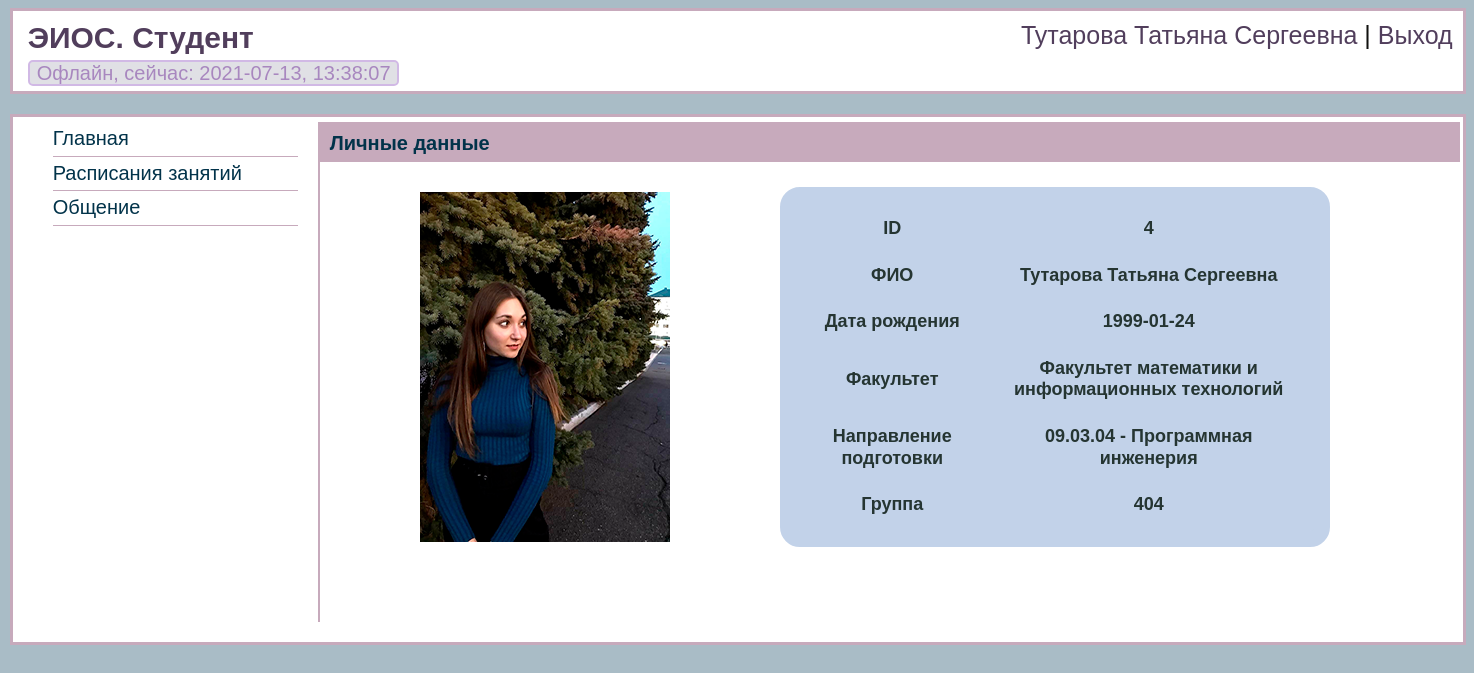
/index_auth.php (signed in), run on the app's committed database.
### tables this page shows
CREATE TABLE `online` (
  `id` int NOT NULL,
  `id_customer` int NOT NULL,
  `lastvisit` int NOT NULL,
  `online_users` int NOT NULL
);

CREATE TABLE `customers` (
  `customer_id` int NOT NULL,
  `login` varchar(80) NOT NULL,
  `password` varchar(80) NOT NULL,
  `status` int NOT NULL,
  `FIO` varchar(100) NOT NULL,
  `happyDate` date NOT NULL,
  `img` varchar(100) NOT NULL
);

CREATE TABLE `faculty` (
  `id_faculty` int NOT NULL,
  `name_faculty` varchar(100) NOT NULL
);

CREATE TABLE `direction_faculty` (
  `id_direction` int NOT NULL,
  `id_faculty` int NOT NULL,
  `name_direction` varchar(100) NOT NULL
);

CREATE TABLE `cus_student` (
  `id_student` int NOT NULL,
  `id_faculty` int NOT NULL,
  `id_direction` int NOT NULL,
  `kurs` int NOT NULL,
  `forma_education` varchar(100) NOT NULL,
  `profile` varchar(100) NOT NULL
);

### include/student_page.php (the view)
<div id="block-parameters">
    <p id="title-page" >Личные данные</p>
</div>
<?php
$id = $_SESSION['auth_customer_id'];
$result = mysqli_query($conn, "SELECT * FROM customers WHERE customer_id = '$id'");
If (mysqli_num_rows($result) > 0){
    $row = mysqli_fetch_array($result);
    $foto = $row['img'];
}
if  ($foto != "" && file_exists("./img/".$foto)){
    $img_path = '../img/'.$foto;
    $width = 250;
    $height = 350;
}else{
    $img_path = "../img/profile.jpg";
    $width = 250;
    $height = 350;
}
$result_1 = mysqli_query($conn, "SELECT * FROM cus_student WHERE id_student = '$id'");
If (mysqli_num_rows($result_1) > 0){
    $row_1 = mysqli_fetch_array($result_1);
}
$id_faculty = $row_1['id_faculty'];
$facul_res = mysqli_query($conn, "SELECT * FROM faculty WHERE id_faculty = '$id_faculty'");
If (mysqli_num_rows($facul_res) > 0){
    $row_faculty = mysqli_fetch_array($facul_res);
}
$id_direction = $row_1['id_direction'];
$direc_res = mysqli_query($conn, "SELECT * FROM direction_faculty WHERE  id_direction = '$id_direction'");
If (mysqli_num_rows($direc_res) > 0){
    $row_direc = mysqli_fetch_array($direc_res);
}
echo '<div id="foto"><img src="'.$img_path.'" width="'.$width.'" height="'.$height .'"></div>';
?>
<div id="cont">
    <div id="textiBD">
    <table>
        <tr><th>ID</th><th><?php echo $row['customer_id'];?></th></tr>
        <tr><th>ФИО</th><th><?php echo $row['FIO'];?></th></tr>
        <tr><th>Дата рождения</th><th><?php echo $row['happyDate'];?></th></tr>
        <tr><th>Факультет</th><th><?php echo $row_faculty['name_faculty'];?></th></tr>
        <tr><th>Направление подготовки</th><th><?php echo $row_direc['name_direction'];?></th></tr>
        <tr><th>Группа</th><th><?php echo $row_1['kurs'];?></th></tr>
    </table>
</div>

### include/block-header.php (shortened to what this page needs)
<?php
if ($_SESSION['auth_status'] == 2)
{
    $id = $_SESSION['auth_customer_id'];
    $result = mysqli_query($conn, "SELECT * FROM online WHERE id_customer = '$id'");
    If (mysqli_num_rows($result) > 0)
    {
        $row = mysqli_fetch_array($result);
        if ($row["online_users"] == 0)
        {
            $status_online = 'Офлайн';
        }
    }
    echo '<div id="block-body">
    <div id="block-header">
        <div id="block-header1" >
            <h3>ЭИОС. Студент</h3>
            <div id="online_but">';
    $ddate = date("Y-m-d, H:i:s");
    echo $status_online.', сейчас: '.$ddate;
    echo '</div>
        </div>
        <div id="block-header2" >
            <p class="right"><a href="profile.php" >';
    if ($_SESSION['auth'] == 'yes_auth'){
        echo $_SESSION['auth_FIO'];
    }
    echo '</a> | <a id="logout">Выход</a></p>
        </div>
        <div id="block-header3" >
            <p class="right" id="link-nav" >';
    echo '</p>
        </div>
    </div>
</div>
<div id="pusto"></div>
';
}
?>

### css/style.css (style rules this page uses)
body { width: 99%; height: auto; color: #000000; background-color: #a9bcc6; background-size: cover; font-family: "Segoe UI", sans-serif; line-height: 135%; }
.right { float: right }
#block-body { width: 1450px; margin: 5px auto; background-color: white; border: 3px solid #c7aabc; }
#block-header { width: 1450px; height: 80px; }
#block-header1 { width: 598px; float: left; height: 50px; }
#block-header1 h3 { font: 30px sans-serif; margin-left: 15px; margin-top: 10px; margin-bottom: 5px; font-weight: bold; color: #513e5c; }
#block-header2 { width: 598px; float: right; height: 50px; }
#block-header2 p { margin-top: 10px; margin-right: 10px; font: 25px sans-serif; color: #11110f; }
#block-header2 a { font: 25px sans-serif; text-decoration: none; color: #513e5c; }
#block-header3 { width: 1450px; float: right; height: 25px; }
#online_but { width: 360px; height: 12px; color: #a887bf; font: 20px sans-serif; padding-bottom: 10px; border: 2px solid #d1b9e5; border-radius: 5px; margin-left: 15px; padding-left: 7px; background: #e0e0e5; }
#pusto { height: 10px; }
#block-parameters { width: 1140px; height: 40px; background-color: #c7aabc; }
#title-page { font: 20px sans-serif; font-weight: bold; margin-top: 10px; margin-left: 10px; position: absolute; color: #02334a; }
#block-content table { font-family: "Lucida Sans Unicode", "Lucida Grande", Sans-Serif; text-align: center; border-collapse: separate; border-spacing: 5px; background: #c2d2e9; color: #253532; border: 16px solid #c2d2e9; border-radius: 20px; margin-left: 20px; margin-top: 10px; width: 85%; }
#block-content th { font-size: 18px; padding: 10px; }
#foto { margin-left: 100px; margin-top: 30px; width: 250px; height: 350px; float: left; }
#cont { margin-right: 100px; margin-top: 15px; width: 600px; height: 400px; float: right; }
#textiBD { font-size:16px; font-family: SansSerif, sans-serif; color: #513e5c; }
#textiBD table { width: 550px; word-wrap: break-word; }
#textiBD table tr { border-style:hidden; }

### data on the page
online: online_users "Офлайн"
customers: img (picture), customer_id "4", FIO "Тутарова Татьяна Сергеевна", happyDate "1999-01-24"
faculty: name_faculty "Факультет математики и информационных технологий"
direction_faculty: name_direction "09.03.04 - Программная инженерия"
cus_student: kurs "404"

### other printed values
$_SESSION['auth_FIO'] "Тутарова Татьяна Сергеевна"
